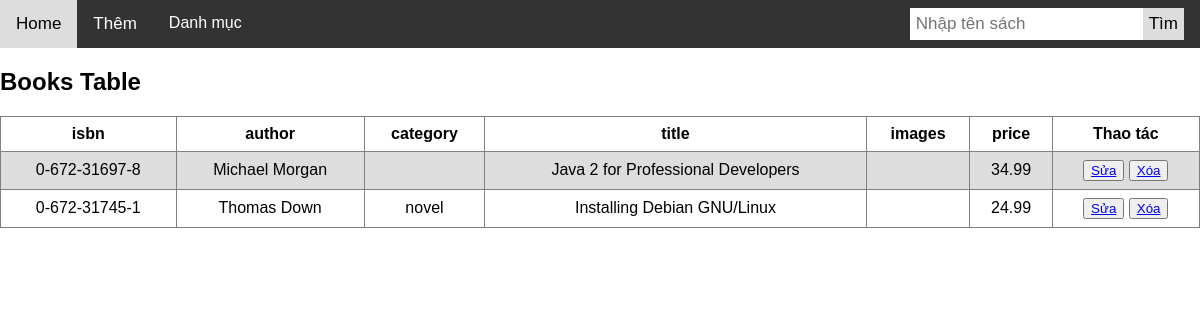
Page /Page/Book/index.php on the committed database.
### tables this page shows
CREATE TABLE `books` (
  `isbn` char(13) NOT NULL,
  `author` char(50) NOT NULL,
  `title` char(100) DEFAULT NULL,
  `category` text NOT NULL,
  `images` text NOT NULL,
  `price` float DEFAULT NULL
);

### connection.php (called while the page is built)
<?php
function ketnoiCSDL()
{
    $server = "localhost";
    $username = "root";
    $password = "";
    $dbname = "bookstore";
    $con = mysqli_connect($server, $username, $password);
    if (!$con) {
        echo "Ket noi khong thanh cong";
    } else {
        mysqli_select_db($con, $dbname);
        return $con;
    }
}

### Class/book.php (called while the page is built, shortened)
<?php
include_once '../../connection.php';
class BookModel
{
    private $con;
    function __construct()
    {
        $this->con = ketnoiCSDL();
    }
    private function run_my_select_sql($sql)
    {
        $result = mysqli_query($this->con, $sql);
        return $result;
    }
    public function getAll()
    {
        $sql = "SELECT * FROM books";
        return $this->run_my_select_sql($sql);
    }
}

### Page/Book/index.php (the view, shortened to what this page needs)
<!DOCTYPE html>
<html>
<head>
</head>
<body>
    <?php include_once 'menusach.php'; ?>
    <h2>Books Table</h2>
    <table id="t01">
        <tr>
            <th>isbn</th>
            <th>author</th>
            <th>category</th>
            <th>title</th>
            <th>images</th>
            <th>price</th>
            <th>Thao tác</th>
        </tr>
        <?php
        include_once '../../Class/book.php';
        $bookModel = new BookModel();
        $result = $bookModel->getAll();
        if ($result->num_rows > 0) {
            while ($row = $result->fetch_assoc()) {
                echo "<tr>"
                    . "<td>" . $row['isbn'] . "</td>"
                    . "<td>" . $row['author'] . "</td>"
                    . "<td>" . $row['category'] . "</td>"
                    . "<td>" . $row['title'] . "</td>"
                    . "<td>" . $row['images'] . "</td>"
                    . "<td>" . $row['price'] . "</td>"
                    . "<td>
                            <button><a href='./suasach.php?isbn=" . $row['isbn'] . "'>Sửa</a></button>
                            <button><a href='./xoasach.php?isbn=" . $row['isbn'] . "'>Xóa</a></button>
                        </td>"
                    . "</tr>";
            }
        } else {
            echo "0 results";
        }
        ?>
    </table>
</body>
</html>

### Page/Book/index.php (style rules this page uses)
table { font-family: arial, sans-serif; border-collapse: collapse; width: 100%; }
td, th { border: 1px solid grey; text-align: center; padding: 8px; }
tr:nth-child(even) { background-color: #dddddd; }

### Page/Book/menusach.php (style rules this page uses)
* { box-sizing: border-box; }
body { margin: 0; font-family: Arial, Helvetica, sans-serif; }

### rows in the picture
books: isbn "0-672-31697-8", author "Michael Morgan", title "Java 2 for Professional Developers", price "34.99"
books: isbn "0-672-31745-1", author "Thomas Down", category "novel", title "Installing Debian GNU/Linux", price "24.99"
